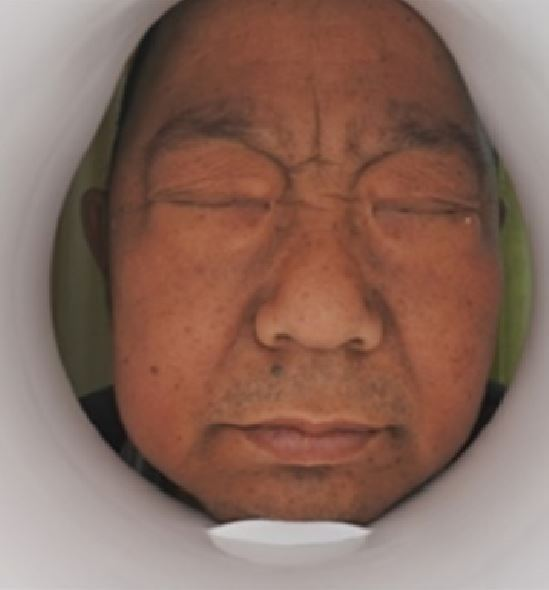
#> input picture core/picture/black.jpg, 549 x 590 px, given in place of the camera
$ python colorModelByThesis.py
#> lines starting #> are read from the running program, lines starting #| are printed output that depends on the picture; after the words box and inside, x2 and y2 are one past the last pixel; in counts of white or black regions, pixels touching at a corner belong together
### test/skin_test/colorModel/hsv_rgb_ycrcb.py
# https://medium.com/swlh/human-skin-color-classification-using-the-threshold-classifier-rgb-ycbcr-hsv-python-code-d34d51febdf8
# https://raw.githubusercontent.com/Harmouch101/Face-Recogntion-Detection/master/skin_seg.py
# https://github.com/Harmouch101/Face-Recogntion-Detection/

"""
the following script implements the "RGB-H-CbCr Skin Colour Model for Human Face Detection"
algorithm for skin detection/extraction based on the paper published by
Nusirwan Anwar bin Abdul Rahman, Kit Chong Wei and John See
Faculty of Information Technology, Multimedia University
johnsee@mmu.edu.my
link : http://citeseerx.ist.psu.edu/viewdoc/download?doi=10.1.1.718.1964&rep=rep1&type=pdf
"""

import sys
import cv2
import imutils
import numpy as np
import matplotlib.pyplot as plt


# [4 lines left out: function cs, not called in this run]


class Skin_Detect():
    def __init__(self):
        # Constractor that does nothing
        pass

    # RGB bounding rule
    def Rule_A(self, BGR_Frame, plot=False):
        '''this function implements the RGB bounding rule algorithm
        --inputs:
        BGR_Frame: BGR components of an image
        plot: Bool type variable,if set to True draw the output of the algorithm
        --return a anumpy array of type bool like the following:
        [[False False False True]
        [False False False True]
        .
        .
        .
        [False False False True]]
        2d numpy array
        So in order to plot this matrix, we need to convert it to numbers like:
        255 for True values(white)
        0 for False(black)
        '''
        B_Frame, G_Frame, R_Frame = [BGR_Frame[..., BGR] for BGR in range(3)]  # [...] is the same as [:,:]
        # you can use the split built-in method in cv2 library to get the b,g,r components
        # B_Frame, G_Frame, R_Frame  = cv2.split(BGR_Frame)
        # i am using reduce built in method to get the maximum of a 3 given matrices
        BRG_Max = np.maximum.reduce([B_Frame, G_Frame, R_Frame])
        BRG_Min = np.minimum.reduce([B_Frame, G_Frame, R_Frame])
        # at uniform daylight, The skin colour illumination's rule is defined by the following equation :
        Rule_1 = np.logical_and.reduce([R_Frame > 95, G_Frame > 40, B_Frame > 20,
                                        BRG_Max - BRG_Min > 15, abs(R_Frame - G_Frame) > 15,
                                        R_Frame > G_Frame, R_Frame > B_Frame])
        # the skin colour under flashlight or daylight lateral illumination rule is defined by the following equation :
        Rule_2 = np.logical_and.reduce([R_Frame > 220, G_Frame > 210, B_Frame > 170,
                                        abs(R_Frame - G_Frame) <= 15, R_Frame > B_Frame, G_Frame > B_Frame])
        # Rule_1 U Rule_2
        RGB_Rule = np.logical_or(Rule_1, Rule_2)
        if plot == True:
            # original image RGB color
            rgb_img = cv2.merge([R_Frame, G_Frame, B_Frame])  # combine the RGB components to get the original image
            fig = plt.figure(figsize=(9, 8), dpi=90, facecolor='w', edgecolor='k')
            fig.suptitle('RGB space', fontsize=16)
            ax1 = fig.add_subplot(1, 2, 1)
            # hiding axis labels and ticks
            ax1.axes.get_xaxis().set_visible(False)
            ax1.axes.get_yaxis().set_visible(False)
            ax1.set_title('Original-Image')
            ax1.imshow(rgb_img)
            # black and white image
            img_bw = RGB_Rule.astype(np.uint8)  # Test the output
            img_bw *= 255
            ax2 = fig.add_subplot(1, 2, 2)
            ax2.axes.get_xaxis().set_visible(False)
            ax2.axes.get_yaxis().set_visible(False)
            ax2.set_title('RGB-Mask')
            # plot as a Grayscale image
            ax2.imshow(img_bw, cmap='gray', vmin=0, vmax=255, interpolation='nearest')
        # return the RGB mask
        return RGB_Rule

    def lines(self, axis):
        '''return a list of lines for a give axis'''
        # equation(3)
        line1 = 1.5862 * axis + 20
        # equation(4)
        line2 = 0.3448 * axis + 76.2069
        # equation(5)
        # the slope of this equation is not correct Cr ≥ -4.5652 × Cb + 234.5652
        # it should be around -1
        line3 = -1.005 * axis + 234.5652
        # equation(6)
        line4 = -1.15 * axis + 301.75
        # equation(7)
        line5 = -2.2857 * axis + 432.85
        return [line1, line2, line3, line4, line5]

    # The five bounding rules of Cr-Cb
    def Rule_B(self, YCrCb_Frame, plot=False):
        '''this function implements the five bounding rules of Cr-Cb components
        --inputs:
        YCrCb_Frame: YCrCb components of an image
        plot: Bool type variable,if set to True draw the output of the algorithm
        --return a anumpy array of type bool like the following:
        [[False False False True]
        [False False False True]
        .
        .
        .
        [False False False True]]
        2d numpy array
        So in order to plot this matrix, we need to convert it to numbers like:
        255 for True values(white)
        0 for False(black)
        '''
        Y_Frame, Cr_Frame, Cb_Frame = [YCrCb_Frame[..., YCrCb] for YCrCb in range(3)]
        line1, line2, line3, line4, line5 = self.lines(Cb_Frame)
        YCrCb_Rule = np.logical_and.reduce([line1 - Cr_Frame >= 0,
                                            line2 - Cr_Frame <= 0,
                                            line3 - Cr_Frame <= 0,
                                            line4 - Cr_Frame >= 0,
                                            line5 - Cr_Frame >= 0])
        # Create a plot
        if plot == True:
            fig1 = plt.figure(figsize=(9, 8), dpi=90, facecolor='w', edgecolor='k')
            ax1 = fig1.add_subplot(1, 1, 1)
            ax1.scatter(Cb_Frame, Cr_Frame, alpha=0.8, c='black', edgecolors='none', s=10, label="Cr")
            ax1.set_xlim([0, 255])
            ax1.set_ylim([0, 255])
            ax1.set_xlabel('Cb')
            ax1.set_ylabel('Cr')
            ax1.xaxis.set_label_coords(0.5, -0.025)
            # draw a line
            x_axis = np.linspace(0, 255, 100)
            line1, line2, line3, line4, line5 = self.lines(x_axis)
            ax1.plot(x_axis, line1, alpha=0.5, c='b', label="line1")
            ax1.plot(x_axis, line2, alpha=0.5, c='g', label="line2")
            ax1.plot(x_axis, line3, alpha=0.5, c='r', label="line3")
            ax1.plot(x_axis, line4, alpha=0.5, c='m', label="line4")
            ax1.plot(x_axis, line5, alpha=0.5, c='y', label="line5")
            plt.title('Bounding Rule for Cb-Cr space')
            plt.legend(loc=(1, 0.7))
            # plot the Y Cr and Cb components on a different figure
            fig2 = plt.figure(figsize=(9, 8), dpi=90, facecolor='w', edgecolor='k')
            fig2.suptitle('Y-Cr-Cb components', fontsize=16)
            # Y components
            ax2 = fig2.add_subplot(3, 1, 1)
            ax2.set_title('Distribution of Y')
            ax2.title.set_position([0.9, 0.95])
            ax2.set_xlabel('pixel intensity')
            ax2.xaxis.set_label_coords(0.5, -0.025)
            ax2.set_ylabel('number of pixels')
            ax2.hist_rgb(Y_Frame.ravel(), bins=256, range=(0, 256), fc='b', ec='b')
            # Cb components
            ax3 = fig2.add_subplot(3, 1, 2)
            ax3.set_title('Distribution of Cb')
            ax3.title.set_position([0.9, 0.95])
            ax3.set_xlabel('pixel intensity')
            ax3.xaxis.set_label_coords(0.5, -0.025)
            ax3.set_ylabel('number of pixels')
            ax3.hist_rgb(Cb_Frame.ravel(), bins=256, range=(0, 256), fc='b', ec='b')
            # Cr components
            ax4 = fig2.add_subplot(3, 1, 3)
            ax4.set_title('Distribution of Cr')
            ax4.title.set_position([0.9, 0.95])
            ax4.set_xlabel('pixel intensity')
            ax4.xaxis.set_label_coords(0.5, -0.025)
            ax4.set_ylabel('number of pixels')
            ax4.hist_rgb(Cr_Frame.ravel(), bins=256, range=(0, 256), fc='b', ec='b')
            # show the effect of the bounding rules of Cr-Cb
            # black and white image after the mask
            img_bw = YCrCb_Rule.astype(np.uint8)
            img_bw *= 255
            fig3 = plt.figure(figsize=(9, 8), dpi=90, facecolor='w', edgecolor='k')
            ax1 = fig3.add_subplot(1, 1, 1)
            ax1.axes.get_xaxis().set_visible(False)
            ax1.axes.get_yaxis().set_visible(False)
            ax1.set_title('CrCb-Mask')
            # plot as a Grayscale image
            ax1.imshow(img_bw, cmap='gray', vmin=0, vmax=255, interpolation='nearest')
        return YCrCb_Rule

    def Rule_C(self, HSV_Frame, plot=False):
        '''this function implements the five bounding rules of Cr-Cb components
        --inputs:
        HSV_Frame: Hue,saturation and value components of a given image
        plot: Bool type variable,if set to True draw the output of the algorithm
        --return a anumpy array of type bool like the following:
        [[False False False True]
        [False False False True]
        .
        .
        .
        [False False False True]]
        2d numpy array
        So in order to plot this matrix, we need to convert it to numbers like:
        255 for True values(white)
        0 for False(black)
        '''
        Hue, Sat, Val = [HSV_Frame[..., i] for i in range(3)]
        # i changed the value of the paper 50 instead of 25 and 150 instead of 230 based on my plots
        HSV_ = np.logical_or(Hue < 50, Hue > 150)
        if plot == True:
            # Plot Hue(x_axis) vs Value(y_axis)
            fig1 = plt.figure(figsize=(9, 8), dpi=90, facecolor='w', edgecolor='k')
            ax1 = fig1.add_subplot(1, 2, 1)
            ax1.scatter(Hue, Val, alpha=0.8, c='b', edgecolors='none', s=10, label="Cr")
            ax1.set_xlim([0, 255])
            ax1.set_ylim([0, 255])
            ax1.set_xlabel('Hue')
            ax1.set_ylabel('Val')
            ax1.set_title('HSV skin color Distribution H vs V')
            # Plot Hue(x_axis) vs Sat(y_axis)
            ax2 = fig1.add_subplot(1, 2, 2)
            ax2.set_title('HSV skin color Distribution H vs S')
            ax2.scatter(Hue, Sat, alpha=0.8, c='b', edgecolors='none', s=10, label="Cr")
            ax2.set_xlim([0, 255])
            ax2.set_ylim([0, 255])
            ax2.set_xlabel('Hue')
            ax2.set_ylabel('Sat')
            # plot Hue mask
            Hue_bw = HSV_.astype(np.uint8)  # Test the output
            Hue_bw *= 255
            fig2 = plt.figure(figsize=(9, 8), dpi=90, facecolor='w', edgecolor='k')
            ax1 = fig2.add_subplot(1, 1, 1)
            ax1.axes.get_xaxis().set_visible(False)
            ax1.axes.get_yaxis().set_visible(False)
            ax1.set_title('Hue-Mask')
            # plot as a Grayscale image
            ax1.imshow(Hue_bw, cmap='gray', vmin=0, vmax=255, interpolation='nearest')
        return HSV_

    def RGB_H_CbCr(self, Frame_, plot=False):
        '''this function implements the RGB_H_CbCr bounding rule
        --inputs:
        Frame_: BGR image
        plot: Bool type variable,if set to True draw the output of the algorithm
        --return a anumpy array of type integer like the following:
        [[0 0 1 0]
        [1 0 1 0]
        .
        .
        .
        [0 0 1 1]]
        2d numpy array
        '''
        Ycbcr_Frame = cv2.cvtColor(Frame_, cv2.COLOR_BGR2YCrCb)
        HSV_Frame = cv2.cvtColor(Frame_, cv2.COLOR_BGR2HSV)
        # Rule A ∩ Rule B ∩ Rule C
        skin_ = np.logical_and.reduce([self.Rule_A(Frame_), self.Rule_B(Ycbcr_Frame), self.Rule_C(HSV_Frame)])
        if plot == True:
            skin_bw = skin_.astype(np.uint8)
            skin_bw *= 255
            # RGB original image
            RGB_Frame = cv2.cvtColor(Frame_, cv2.COLOR_BGR2RGB)
            seg = cv2.bitwise_and(Frame_, Frame_, mask=skin_bw)
            # plot as a Grayscale image
            cv2.imshow("Extracted Skin", seg)
        return np.asarray(skin_, dtype=np.uint8)


# [34 lines left out: functions testIMG, maskit, not called in this run]


test = Skin_Detect()


# [31 lines left out: function testCamera, not called in this run]


videoCapture = cv2.VideoCapture(1)
# if __name__ == "__main__":
    # testCamera()
    # testIMG()

### test/skin_test/colorModel/colorModelByThesis.py
"""
https://ieeexplore.ieee.org/document/7783247
Skin Color Segmentation Using
Multi-Color Space Threshold
1Romi Fadillah Rahmat, 2Tengku Chairunnisa, 3Dani Gunawan, 4Opim Salim Sitompul
1,2,3Department of Information Technology
Faculty of Computer Science and Information Technology
University of Sumatera Utara
Medan, Indonesia
1romi.fadillah@usu.ac.id
2tengku.chairunnisa@students.usu.ac.id
3danigunawan@usu.ac.id
4opim@usu.ac.id
978-1-5090-2549-7/16/$31.00 ©2016 IEEE
Skin Color Segmentation Using
Multi-Color Space Threshold
"""

# https://nalinc.github.io/blog/2018/skin-detection-python-opencv/

# Required modules
import cv2
import imutils
import numpy as np
import matplotlib.pyplot as plt
from hsv_rgb_ycrcb import Skin_Detect

videoCapture = cv2.VideoCapture(1)


def maskAndErodeAndDilateAndSmooth(colorSpaceImg, min, max):
    """
    掩码后，执行收缩膨胀，最后平滑处理
    :param colorSpaceImg:
    :param min:
    :param max:
    :return:
    """
    skinMask = cv2.inRange(colorSpaceImg, min, max)
    # apply a series of erosions and dilations to the mask
    # using an elliptical kernel
    kernel = cv2.getStructuringElement(cv2.MORPH_ELLIPSE, (11, 11))
    skinMask = cv2.erode(skinMask, kernel, iterations=2)
    skinMask = cv2.dilate(skinMask, kernel, iterations=2)
    # blur the mask to help remove noise, then apply the
    # mask to the frame
    skinMask = cv2.GaussianBlur(skinMask, (3, 3), 0)
    skin = cv2.bitwise_and(frame, frame, mask=skinMask)
    return skin


sd = Skin_Detect()

def rgb_hsv_ycbcr(image):
    """
    数据来源：
    Nusirwan Anwar bin Abdul Rahman, Kit Chong Wei and John See†
    RGB-H-CbCr Skin Colour Model for Human Face Detection
    Faculty of Information Technology, Multimedia University
    johnsee@mmu.edu.my†
    :param image:
    :return:
    """
    skinMask = sd.RGB_H_CbCr(image, False)

    kernel = cv2.getStructuringElement(cv2.MORPH_ELLIPSE, (11, 11))
    skinMask = cv2.erode(skinMask, kernel, iterations=2)
    skinMask = cv2.dilate(skinMask, kernel, iterations=2)
    # blur the mask to help remove noise, then apply the
    # mask to the frame
    skinMask = cv2.GaussianBlur(skinMask, (3, 3), 0)
    skin = cv2.bitwise_and(frame, frame, mask=skinMask)
    return skin

# [16 lines left out: function rgb_normalization, not called in this run]


def rgb(image):
    """
    数据来源：
    Available online at www.sciencedirect.com
    Manuel C. Sanchez-Cuevas, Ruth M. Aguilar-Ponce, J. Luis Tecpanecatl-Xihuitl
    A Comparison of Color Models for Color Face Segmentation
    100 < R < 160, 80 < G <, 50 < B < 120
    :param img:
    :return:
    """
    min_rgb = np.array([50, 80, 100], np.uint8)
    max_rgb = np.array([120, 255, 160], np.uint8)
    imageRGB = cv2.cvtColor(image, cv2.COLOR_BGR2Lab)
    skinRGB = maskAndErodeAndDilateAndSmooth(imageRGB, min_rgb, max_rgb)
    # return np.hstack([image, skinRGB])
    return skinRGB


def Lab(image):
    """
    :param image:
    :return:
    """
    min_Lab = np.array([0, 128, 127], np.uint8)
    max_Lab = np.array([235, 143, 158], np.uint8)

    imageLab = cv2.cvtColor(image, cv2.COLOR_BGR2Lab)
    skinLab = maskAndErodeAndDilateAndSmooth(imageLab, min_Lab, max_Lab)
    # return np.hstack([image, skinLab])
    return skinLab


def hsv(image):
    """
    色相是颜色模型的颜色部分，并表示为0到360度之间的数字。在OpenCV中为0-180。定义主色[R，Y，G，C，B，M]
    饱和度是颜色中的灰色量，从0到100％。
    值与饱和度结合使用，并描述颜色的亮度或强度（0％至100％）。

    范围来源: Tsekeridou, S. and Pitas, I., “Facial feature extraction in frontal
    views using biometric analogie,” in 9th European Signal Processing
    Conference (EUSIPCO 1998), 1998, pp. 1-4

    In previous research, Tsekeridou and Pitas [22] had
    selected pixels having skin color by setting thresholds as
    换算关系：
    8-bit images: V←255V,S←255S,H←H/2(to fit to 0 to 255)
    标准:
    V >= 40,
    0.2 < S < 0.6
    0 < H < 25 OR 335< H < 360
    转换成OpenCV
    V >= 40
    51 < S < 153
    0 < H < 13或者 177 < H < 180
    :param image:
    :return:
    """
    min_HSV = np.array([0, 51, 40], dtype="uint8")
    max_HSV = np.array([13, 255, 255], dtype="uint8")
    # Get pointer to video frames from primary device
    imageHSV = cv2.cvtColor(image, cv2.COLOR_BGR2HSV)
    skinHSV = maskAndErodeAndDilateAndSmooth(imageHSV, min_HSV, max_HSV)
    # return np.hstack([frame, skinHSV])
    return skinHSV


def YCrCb(image):
    """
    范围来源:
    Chai, D. and Ngan, K. N. (1999). Face segmentation using skincolor
    map in videophone applications. IEEE Transactions on
    Circuits and Systems for Video Technology. 9(4), pp. 551-564.

    范围：133 < Cr < 173; 77 < Cb < 127
    :param image:
    :return:
    """
    min_YCrCb = np.array([0, 133, 77], np.uint8)
    max_YCrCb = np.array([255, 173, 127], np.uint8)

    imageYCrCb = cv2.cvtColor(image, cv2.COLOR_BGR2YCR_CB)

    skinYCrCb = maskAndErodeAndDilateAndSmooth(imageYCrCb, min_YCrCb, max_YCrCb)

    # return np.hstack([image, skinYCrCb])
    return skinYCrCb


if __name__ == '__main__':
    while videoCapture.isOpened():
        # image = cv2.imread("../..")
        flag, frame = videoCapture.read()
#> frame is the input picture: shape (590, 549, 3); mean B, G, R 94.4, 106.6, 137.8
        if not flag:
            break

        frame = imutils.resize(frame, width=800)
#> frame: shape (859, 800, 3)
        cv2.imshow('rgb', rgb(frame))
#> in maskAndErodeAndDilateAndSmooth, `skinMask = cv2.inRange(colorSpaceImg, min, max)`:
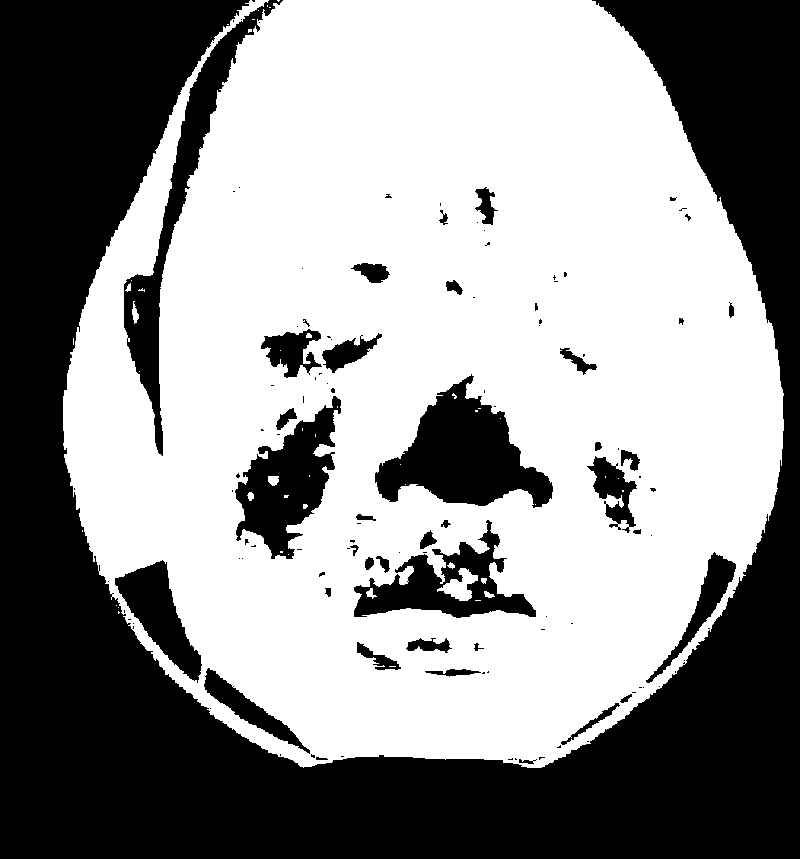
#> skinMask: shape (859, 800); 57% white; 119 black regions (80 under 20 px), largest, box (x1, y1, x2, y2) and area: (0, 0, 800, 859) 242472, (375, 374, 553, 508) 11885, (124, 0, 283, 456) 9464
        cv2.imshow('hsv', hsv(frame))
        cv2.imshow('yCrCb', YCrCb(frame))
        cv2.imshow('lab', Lab(frame))
        cv2.imshow('melt', rgb_hsv_ycbcr(frame))
#> in lines, `line1 = 1.5862 * axis + 20`:
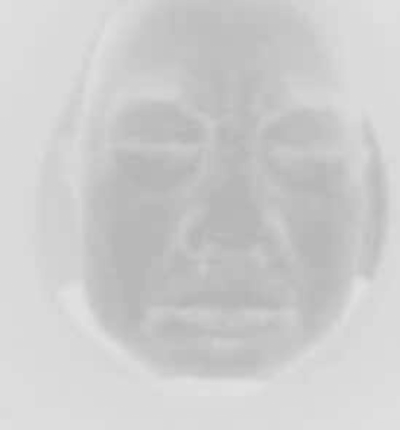
#> line1: shape (859, 800) float64 (shown at 1/2 size); min 180.2, max 226.2, mean 205
#> in lines, `line3 = -1.005 * axis + 234.5652`:
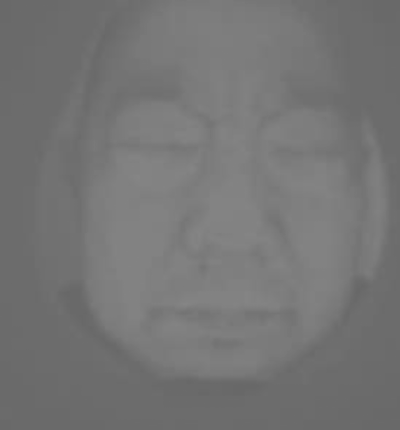
#> line3: shape (859, 800) float64 (shown at 1/2 size); min 103.9, max 133.1, mean 117.3
#> in lines, `line4 = -1.15 * axis + 301.75`:
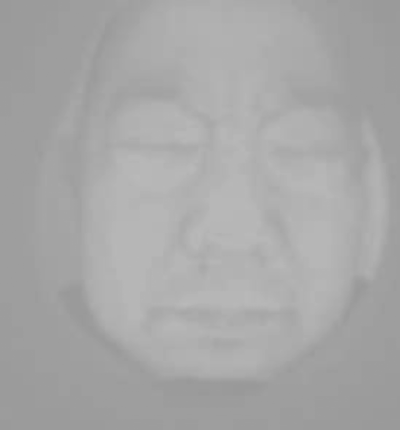
#> line4: shape (859, 800) float64 (shown at 1/2 size); min 152.2, max 185.6, mean 167.6
#> in Rule_C, `Hue, Sat, Val = [HSV_Frame[..., i] for i in range(3)]`:
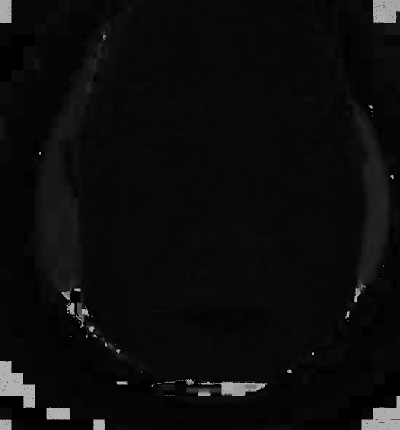
#> Hue: shape (859, 800) (shown at 1/2 size); min 0, max 179, mean 12.2
#> in Rule_C, `Hue, Sat, Val = [HSV_Frame[..., i] for i in range(3)]`:
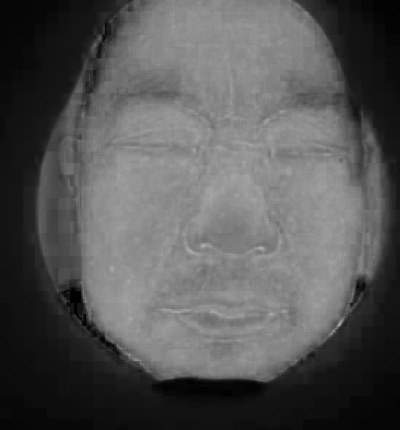
#> Sat: shape (859, 800) (shown at 1/2 size); min 0, max 209, mean 86
#> in rgb_hsv_ycbcr, `skin = cv2.bitwise_and(frame, frame, mask=skinMask)`:
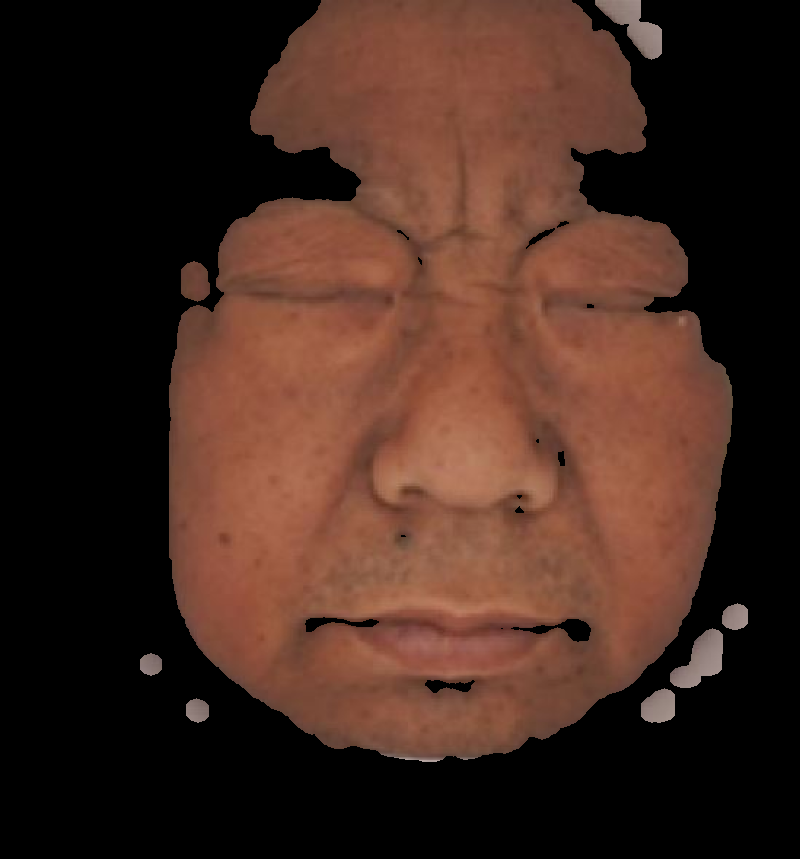
#> skin: shape (859, 800, 3); mean B, G, R 30.8, 40.4, 66.2
        # cv2.imshow('melt', melt(frame))

        # Hit 'q' on the keyboard to quit!
        if cv2.waitKey(1) & 0xFF == ord('q'):
#> (key q is pressed here)
            break

    videoCapture.release()
    cv2.destroyAllWindows()
